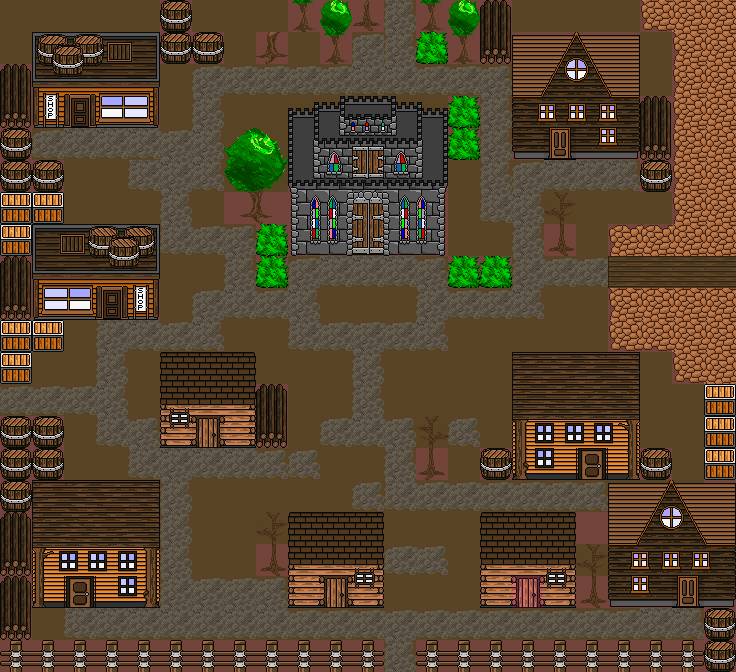

A 2D game scene composited from a Tiled map and its tileset images. What follows is a short description and the map's XML, with each tile layer's data collapsed to a summary:
An orthogonal 23x21 tile map with 32x32 px tiles, 4 tile layers (map, background, path, foreground) and 22 objects (11x Door, 11x Spawn).

<map version="1.0" orientation="orthogonal" width="23" height="21" tilewidth="32" tileheight="32">
 <tileset firstgid="1" name="TownTiles" tilewidth="32" tileheight="32">
  <image source="img/TownTiles.png" width="576" height="1120" />
 </tileset>
 <layer name="map" width="23" height="21">
  <data>[483 cells, 212 non-empty, 1 distinct tile ids]</data>
 </layer>
 <layer name="background" width="23" height="21" opacity="0.9">
  <data>[483 cells, 483 non-empty, 5 distinct tile ids]</data>
 </layer>
 <layer name="path" width="23" height="21" opacity="0.57">
  <data>[483 cells, 154 non-empty, 22 distinct tile ids]</data>
 </layer>
 <layer name="foreground" width="23" height="21">
  <data>[483 cells, 220 non-empty, 145 distinct tile ids]</data>
 </layer>
 <objectgroup name="objects" width="23" height="21">
  <object name="Door" x="352" y="224" width="32" height="32">
   <properties>
    <property name="solid" value="false" />
    <property name="to" value="home" />
   </properties>
  </object>
  <object name="Spawn" x="352" y="256" width="32" height="32">
   <properties>
    <property name="from" value="home" />
    <property name="solid" value="false" />
   </properties>
  </object>
  <object name="Spawn" x="672" y="256" width="32" height="32">
   <properties>
    <property name="from" value="east" />
    <property name="solid" value="false" />
   </properties>
  </object>
  <object name="Door" x="704" y="256" width="32" height="32">
   <properties>
    <property name="solid" value="false" />
    <property name="to" value="east" />
   </properties>
  </object>
  <object name="Door" x="384" y="0" width="32">
   <properties>
    <property name="solid" value="false" />
    <property name="to" value="north" />
   </properties>
  </object>
  <object name="Spawn" x="384" y="32" width="32" height="32">
   <properties>
    <property name="from" value="north" />
    <property name="solid" value="false" />
   </properties>
  </object>
  <object name="Spawn" x="32" y="384" width="32" height="32">
   <properties>
    <property name="from" value="west" />
    <property name="solid" value="false" />
   </properties>
  </object>
  <object name="Spawn" x="384" y="576" width="32" height="32">
   <properties>
    <property name="from" value="south" />
    <property name="solid" value="false" />
   </properties>
  </object>
  <object name="Door" x="0" y="384" height="32">
   <properties>
    <property name="solid" value="false" />
    <property name="to" value="west" />
   </properties>
  </object>
  <object name="Door" x="384" y="640" width="32" height="32">
   <properties>
    <property name="solid" value="false" />
    <property name="to" value="south" />
   </properties>
  </object>
  <object name="Door" x="64" y="96" width="32" height="32">
   <properties>
    <property name="to" value="itemshop" />
   </properties>
  </object>
  <object name="Spawn" x="64" y="128" width="32" height="32">
   <properties>
    <property name="from" value="itemshop" />
    <property name="solid" value="false" />
   </properties>
  </object>
  <object name="Door" x="544" y="128" width="32" height="32">
   <properties>
    <property name="to" value="mayorhouse" />
   </properties>
  </object>
  <object name="Spawn" x="544" y="160" width="32" height="32">
   <properties>
    <property name="from" value="mayorhouse" />
   </properties>
  </object>
  <object name="Door" x="96" y="288" width="32" height="32">
   <properties>
    <property name="solid" value="false" />
    <property name="to" value="equipshop" />
   </properties>
  </object>
  <object name="Spawn" x="96" y="320" width="32" height="32">
   <properties>
    <property name="from" value="equipshop" />
   </properties>
  </object>
  <object name="Door" x="192" y="416" width="32" height="32">
   <properties>
    <property name="solid" value="false" />
    <property name="to" value="house2" />
   </properties>
  </object>
  <object name="Spawn" x="192" y="448" width="32" height="32">
   <properties>
    <property name="from" value="house2" />
   </properties>
  </object>
  <object name="Door" x="576" y="448" width="32" height="32">
   <properties>
    <property name="to" value="inn" />
   </properties>
  </object>
  <object name="Spawn" x="576" y="480" width="32" height="32">
   <properties>
    <property name="from" value="inn" />
   </properties>
  </object>
  <object name="Spawn" x="320" y="608" width="32" height="32">
   <properties>
    <property name="from" value="house1" />
   </properties>
  </object>
  <object name="Door" x="320" y="576" width="32" height="32">
   <properties>
    <property name="solid" value="false" />
    <property name="to" value="house1" />
   </properties>
  </object>
 </objectgroup>
</map>
